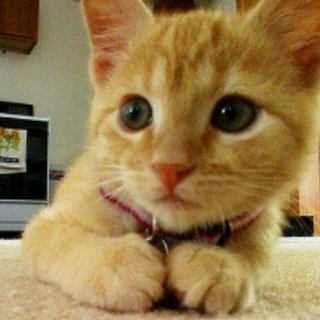
#> input picture Maxflow_Image_Background_Remover/ex4.jpg, 320 x 320 px
$ python MaxFlow.py
#> lines starting #> are read from the running program, lines starting #| are printed output that depends on the picture
""""""""""""""""""""""""""""""""""
By Jerry Wu, 2017/12/3
"""""""""""""""""""""""""""""""""""
# Dependencies:
# numpy (1.13.3)
# opencv-python (3.3.0.10)
# PyMaxflow (1.2.4)
# matplotlib (2.0.2)

import numpy as np
import cv2
import maxflow
from matplotlib import pyplot as plt

paths = ["ex1.jpg", "ex2.jpg", "ex3.jpeg", "ex3.jpg", "ex4.jpg"]

# parameters
tolerance = 5000     # tolerance when similar colors are separated
image_id = 4        # id of images
reverse = True      # True if foreground is darker than background

# load image into np_array
image = cv2.imread(paths[image_id], 0)
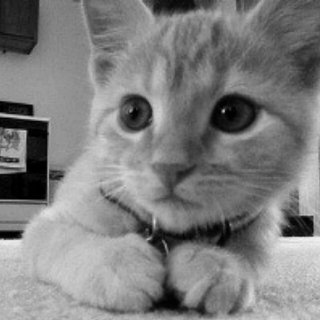
#> image: shape (320, 320); min 0, max 242, mean 126.3
pic = image / 256
size_x = image.shape[0]
#> size_x = 320
size_y = image.shape[1]
#> size_y = 320

# build plain graph
#> (the run stopped early here; a loop or call above may not have finished)
